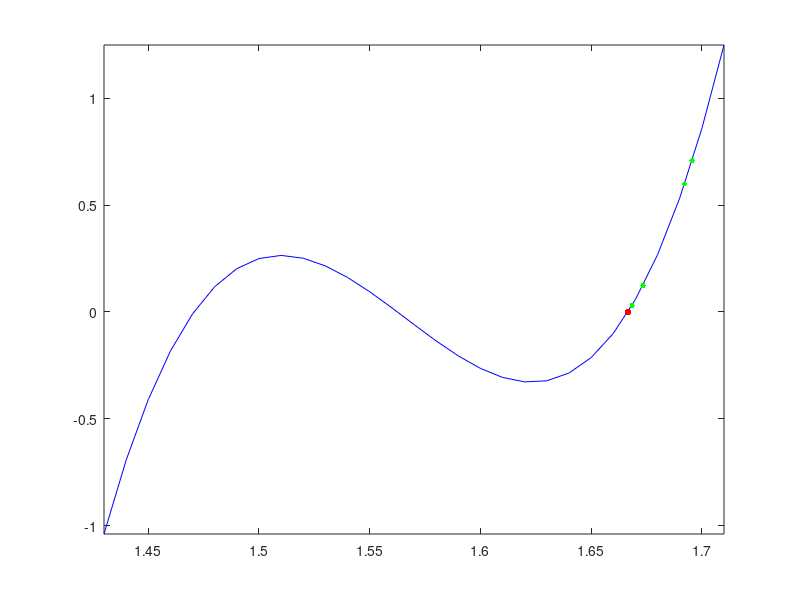

This chart was generated by the following MATLAB code:

p = @(x) (816.*x.^3) - (3835.*x.^2) + (6000.*x) - 3125;

%t = 1:0.01:2;
t = 1.43:0.01:1.71;
y = p(t);
plot(t, y, 'color', 'blue'); hold on;

x=2;
xprev=1;
k=1;

fprintf('X_%i: %3.15f \n', 0, xprev);
fprintf('X_%i: %3.15f \n', 1, x);
%plot(x, p(x), '.', 'color', 'green', 'MarkerSize', 12);
%plot(xprev, p(xprev), '.', 'color', 'green', 'MarkerSize', 12);
%while abs(x-xprev) > eps*abs(x)
while abs(p(x)) > eps
    sn = (p(x)-p(xprev))/(x-xprev);
    xnext = x - p(x)/sn;
    k = k + 1;
    xprev = x;
    x = xnext;
    
    plot(x, p(x), '.', 'color', 'green', 'MarkerSize', 12);
    fprintf('X_%i: %3.15f \n', k, x);
end

plot(x, p(x), '.', 'color', 'red', 'MarkerSize', 15);
axis tight;

hold off;